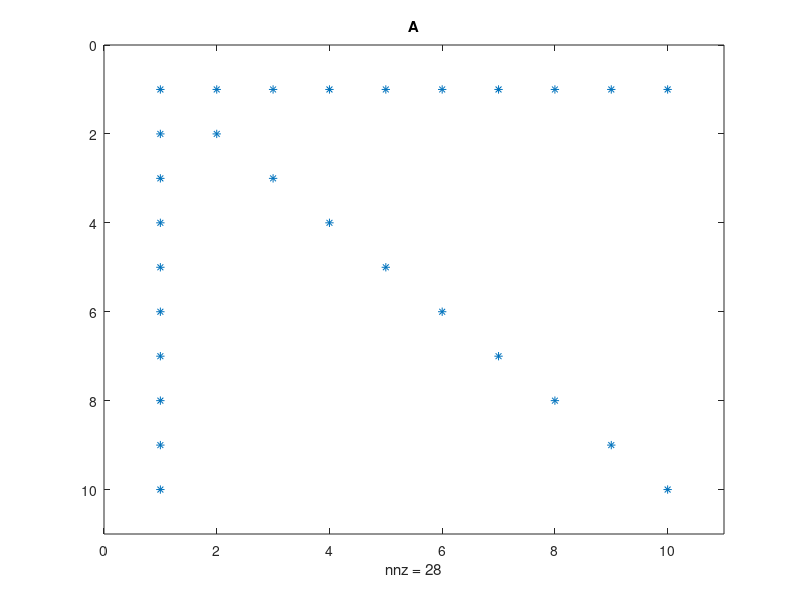

The MATLAB source for this figure: (Note: this script raises an error after producing the figure.)
% Costruisco la matrice A
A=3*eye(10);
A(1,:)=1;
A(:,1)=1;

figure(1); clf
spy(A)
title("A")

[L,U,P]=fattorizzazionelu(A,1);

figure(2); clf
spy(L)
title("L")

figure(3); clf
spy(U)
title("U")

% Sia L che U hanno quasi interamente riempito il loro triangolo, anche se
% A ha molti elementi uguali a 0.
% Questo fenomeno è detto fill-in e potrebbe creare dei problemi di memoria
% Per questa ragione quando ho dei sistemi lineari molto grandi i metodi
% diretti non vengono usati.

%%
% Costruisco la matrice A
A=3*eye(10);
A(10,:)=1;
A(:,10)=1;

figure(1); clf
spy(A)
title("A")

[L,U,P]=fattorizzazionelu(A,1);

figure(2); clf
spy(L)
title("L")

figure(3); clf
spy(U)
title("U")

% Inverto la prima riga con l'ultima e la prima colonna con l'ultima;
% Questo caso invece è molto favorevole